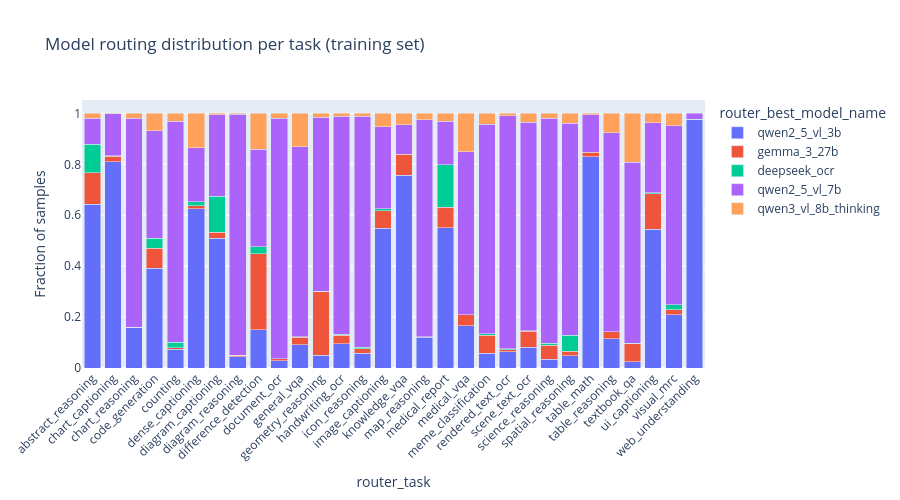

The notebook cell saved with this chart:
### Markdown cell above
## 7. Validation: Routing Distribution by Task

### Code cell
import plotly.express as px

# Routing distribution per task
task_routing = (
    router_train
    .groupby('router_task')['router_best_model_name']
    .value_counts(normalize=True)
    .rename('fraction')
    .reset_index()
)

fig = px.bar(
    task_routing,
    x='router_task',
    y='fraction',
    color='router_best_model_name',
    title='Model routing distribution per task (training set)',
    labels={'fraction': 'Fraction of samples'},
    barmode='stack',
)
fig.update_layout(xaxis_tickangle=-45, height=500)
fig.show()

### Figure 1 — Plotly figure (JSON) as saved in the notebook; plotly's stock layout.template omitted (floating-point values rounded to 4 significant figures)
{"data": [{"hovertemplate": "router_best_model_name=qwen2_5_vl_3b<br>router_task=%{x}<br>Fraction of samples=%{y}<extra></extra>", "legendgroup": "qwen2_5_vl_3b", "marker": {"color": "#636efa", "pattern": {"shape": ""}}, "name": "qwen2_5_vl_3b", "orientation": "v", "showlegend": true, "textposition": "auto", "type": "bar", "x": ["abstract_reasoning", "chart_captioning", "chart_reasoning", "code_generation", "counting", "dense_captioning", "diagram_captioning", "diagram_reasoning", "difference_detection", "document_ocr", "general_vqa", "geometry_reasoning", "handwriting_ocr", "icon_reasoning", "image_captioning", "knowledge_vqa", "map_reasoning", "medical_report", "medical_vqa", "meme_classification", "rendered_text_ocr", "scene_text_ocr", "science_reasoning", "spatial_reasoning", "table_math", "table_reasoning", "textbook_qa", "ui_captioning", "visual_mrc", "web_understanding"], "xaxis": "x", "y": [0.6424, 0.8111, 0.1572, 0.3928, 0.07431, 0.6248, 0.5097, 0.04433, 0.1509, 0.02845, 0.09185, 0.05098, 0.0948, 0.0571, 0.549, 0.7573, 0.1203, 0.5508, 0.1659, 0.05795, 0.06291, 0.08083, 0.0348, 0.04772, 0.829, 0.1155, 0.02476, 0.5449, 0.2087, 0.9741], "yaxis": "y"}, {"hovertemplate": "router_best_model_name=gemma_3_27b<br>router_task=%{x}<br>Fraction of samples=%{y}<extra></extra>", "legendgroup": "gemma_3_27b", "marker": {"color": "#EF553B", "pattern": {"shape": ""}}, "name": "gemma_3_27b", "orientation": "v", "showlegend": true, "textposition": "auto", "type": "bar", "x": ["abstract_reasoning", "chart_captioning", "chart_reasoning", "code_generation", "counting", "dense_captioning", "diagram_captioning", "diagram_reasoning", "difference_detection", "document_ocr", "general_vqa", "geometry_reasoning", "handwriting_ocr", "icon_reasoning", "image_captioning", "knowledge_vqa", "map_reasoning", "medical_report", "medical_vqa", "meme_classification", "rendered_text_ocr", "scene_text_ocr", "science_reasoning", "spatial_reasoning", "table_math", "table_reasoning", "textbook_qa", "ui_captioning", "visual_mrc", "web_understanding"], "xaxis": "x", "y": [0.1249, 0.02147, 0.002368, 0.07692, 0.005662, 0.01277, 0.02427, 0.004926, 0.2976, 0.006991, 0.02854, 0.2496, 0.03421, 0.01856, 0.0688, 0.08256, 0.002797, 0.08011, 0.0439, 0.06996, 0.0094, 0.06283, 0.05398, 0.01834, 0.0192, 0.02656, 0.07143, 0.1392, 0.02022, 0.0006988], "yaxis": "y"}, {"hovertemplate": "router_best_model_name=deepseek_ocr<br>router_task=%{x}<br>Fraction of samples=%{y}<extra></extra>", "legendgroup": "deepseek_ocr", "marker": {"color": "#00cc96", "pattern": {"shape": ""}}, "name": "deepseek_ocr", "orientation": "v", "showlegend": true, "textposition": "auto", "type": "bar", "x": ["abstract_reasoning", "chart_captioning", "chart_reasoning", "code_generation", "counting", "dense_captioning", "diagram_captioning", "diagram_reasoning", "difference_detection", "document_ocr", "general_vqa", "geometry_reasoning", "handwriting_ocr", "icon_reasoning", "image_captioning", "medical_report", "meme_classification", "rendered_text_ocr", "scene_text_ocr", "science_reasoning", "spatial_reasoning", "table_reasoning", "textbook_qa", "ui_captioning", "visual_mrc", "web_understanding"], "xaxis": "x", "y": [0.1106, 0.0003578, 0.0009106, 0.03994, 0.02052, 0.01631, 0.1408, 0.0007037, 0.0279, 0.001688, 0.002638, 0.001773, 0.002851, 0.006424, 0.007644, 0.1681, 0.00636, 0.003615, 0.003177, 0.008523, 0.06323, 0.001186, 0.001905, 0.004947, 0.01877, 0.001398], "yaxis": "y"}, {"hovertemplate": "router_best_model_name=qwen2_5_vl_7b<br>router_task=%{x}<br>Fraction of samples=%{y}<extra></extra>", "legendgroup": "qwen2_5_vl_7b", "marker": {"color": "#ab63fa", "pattern": {"shape": ""}}, "name": "qwen2_5_vl_7b", "orientation": "v", "showlegend": true, "textposition": "auto", "type": "bar", "x": ["abstract_reasoning", "chart_captioning", "chart_reasoning", "code_generation", "counting", "dense_captioning", "diagram_captioning", "diagram_reasoning", "difference_detection", "document_ocr", "general_vqa", "geometry_reasoning", "handwriting_ocr", "icon_reasoning", "image_captioning", "knowledge_vqa", "map_reasoning", "medical_report", "medical_vqa", "meme_classification", "rendered_text_ocr", "scene_text_ocr", "science_reasoning", "spatial_reasoning", "table_math", "table_reasoning", "textbook_qa", "ui_captioning", "visual_mrc", "web_understanding"], "xaxis": "x", "y": [0.1028, 0.1664, 0.8206, 0.4216, 0.8684, 0.2106, 0.3204, 0.9472, 0.3827, 0.9443, 0.7468, 0.6835, 0.8574, 0.9065, 0.3224, 0.116, 0.851, 0.1702, 0.639, 0.824, 0.9147, 0.8186, 0.8835, 0.8322, 0.1461, 0.7812, 0.7095, 0.2749, 0.704, 0.02376], "yaxis": "y"}, {"hovertemplate": "router_best_model_name=qwen3_vl_8b_thinking<br>router_task=%{x}<br>Fraction of samples=%{y}<extra></extra>", "legendgroup": "qwen3_vl_8b_thinking", "marker": {"color": "#FFA15A", "pattern": {"shape": ""}}, "name": "qwen3_vl_8b_thinking", "orientation": "v", "showlegend": true, "textposition": "auto", "type": "bar", "x": ["abstract_reasoning", "chart_captioning", "chart_reasoning", "code_generation", "counting", "dense_captioning", "diagram_captioning", "diagram_reasoning", "difference_detection", "document_ocr", "general_vqa", "geometry_reasoning", "handwriting_ocr", "icon_reasoning", "image_captioning", "knowledge_vqa", "map_reasoning", "medical_report", "medical_vqa", "meme_classification", "rendered_text_ocr", "scene_text_ocr", "science_reasoning", "spatial_reasoning", "table_math", "table_reasoning", "textbook_qa", "ui_captioning", "visual_mrc"], "xaxis": "x", "y": [0.01927, 0.0007156, 0.01894, 0.06879, 0.03114, 0.1355, 0.004854, 0.002815, 0.1409, 0.01856, 0.1302, 0.01418, 0.01069, 0.01142, 0.05212, 0.04413, 0.02587, 0.03076, 0.1512, 0.0417, 0.0094, 0.03459, 0.01918, 0.03855, 0.005688, 0.07553, 0.1924, 0.03604, 0.04838], "yaxis": "y"}], "layout": {"barmode": "stack", "height": 500, "legend": {"title": {"text": "router_best_model_name"}, "tracegroupgap": 0}, "title": {"text": "Model routing distribution per task (training set)"}, "xaxis": {"anchor": "y", "domain": [0, 1], "tickangle": -45, "title": {"text": "router_task"}}, "yaxis": {"anchor": "x", "domain": [0, 1], "title": {"text": "Fraction of samples"}}}}
